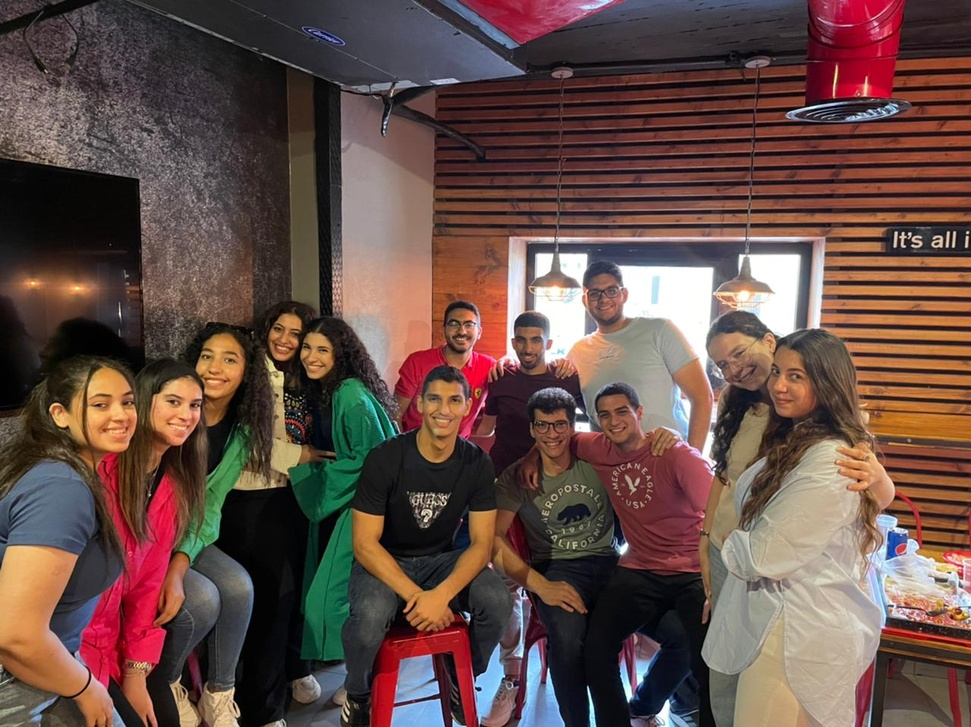
#> input picture EX_photo/photo2.jpg, 971 x 727 px, shrunk from 1280 x 958 before the run, found by its file name
$ python face_det.py
#> lines starting #> are read from the running program, lines starting #| are printed output that depends on the picture; after the words box and inside, x2 and y2 are one past the last pixel; in counts of white or black regions, pixels touching at a corner belong together
import cv2

# Load the pre-trained Haar Cascade face classifier
face_cascade = cv2.CascadeClassifier(cv2.data.haarcascades + 'haarcascade_frontalface_default.xml')

# Load an image from file or capture from a webcam
img = cv2.imread('EX_photo\photo2.jpg')
#> img is the input picture: shape (727, 971, 3); mean B, G, R 71.1, 77.4, 101.8

# Check if the image is loaded successfully
if img is None:
    print("Error: Could not load the image.")
    exit()

# Convert the image to grayscale
gray = cv2.cvtColor(img, cv2.COLOR_BGR2GRAY)
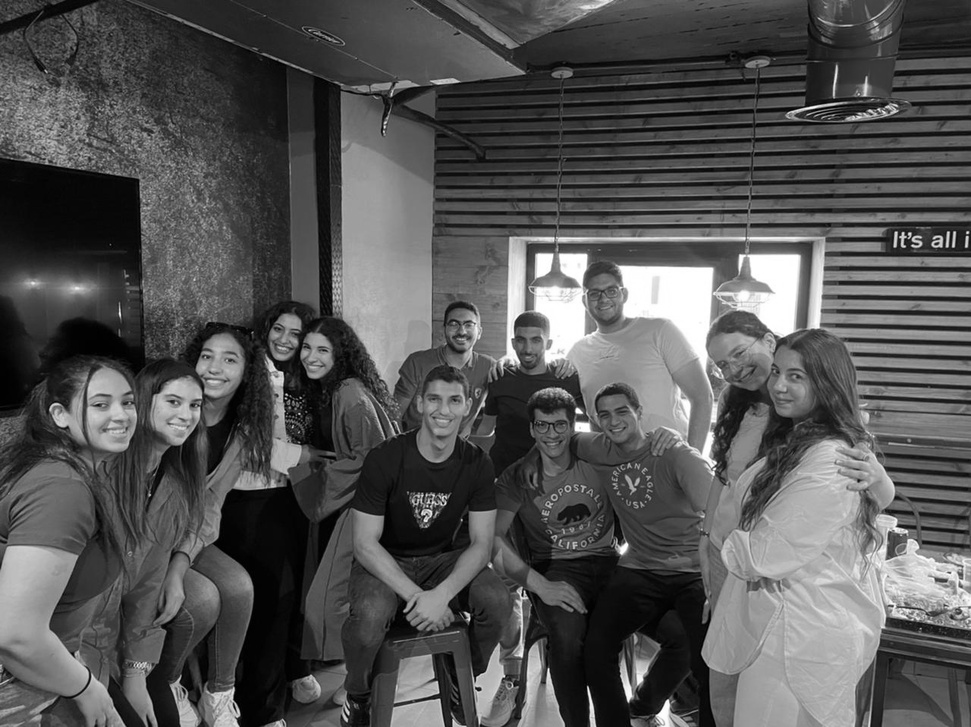
#> gray: shape (727, 971); min 0, max 255, mean 84

# Perform face detection
faces = face_cascade.detectMultiScale(gray, scaleFactor=1.3, minNeighbors=5, minSize=(30, 30))
#> faces = [[441, 307, 43, 43], [512, 327, 34, 34], [291, 330, 49, 49], [588, 394, 51, 51], [527, 405, 51, 51], [190, 336, 59, 59], [415, 377, 58, 58], [152, 381, 59, 59], [76, 372, 77, 77]]

# Check if any faces are detected
if len(faces) == 0:
    print("No faces detected.")
    exit()

# Draw rectangles around the detected faces
for (x, y, w, h) in faces:
    cv2.rectangle(img, (x, y), (x+w, y+h), (255, 0, 0), 2)
#> this loop made 9 passes
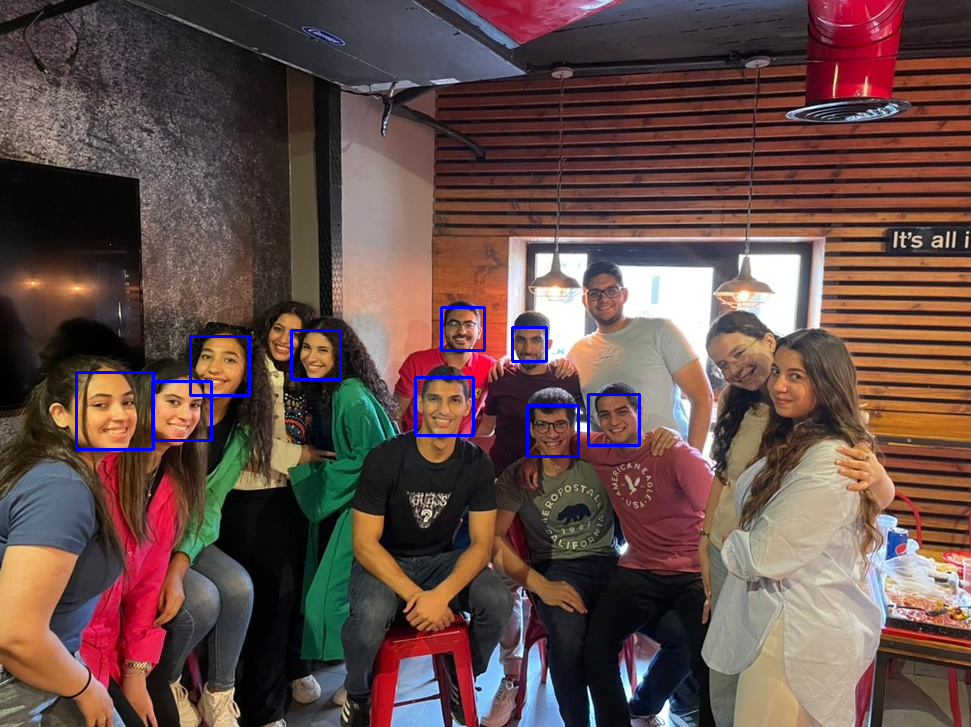
#> img: shape (727, 971, 3); 0.79% of pixels changed, all inside (x1, y1, x2, y2) = (75, 306, 641, 458)

# Display the result
cv2.imshow('Face Detection', img)
cv2.waitKey(0)
cv2.destroyAllWindows()

$ run again, with EX_photo/2.jpg copied over EX_photo/photo2.jpg
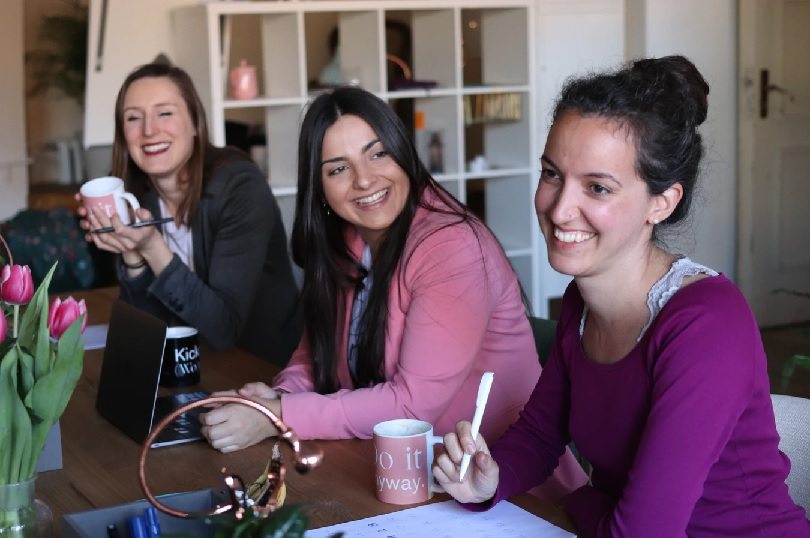
#> input picture EX_photo/2.jpg, 810 x 538 px, found by its file name
#> img is the input picture: shape (538, 810, 3); mean B, G, R 97.1, 85.8, 105.2
#> `gray = cv2.cvtColor(img, cv2.COLOR_BGR2GRAY)`:
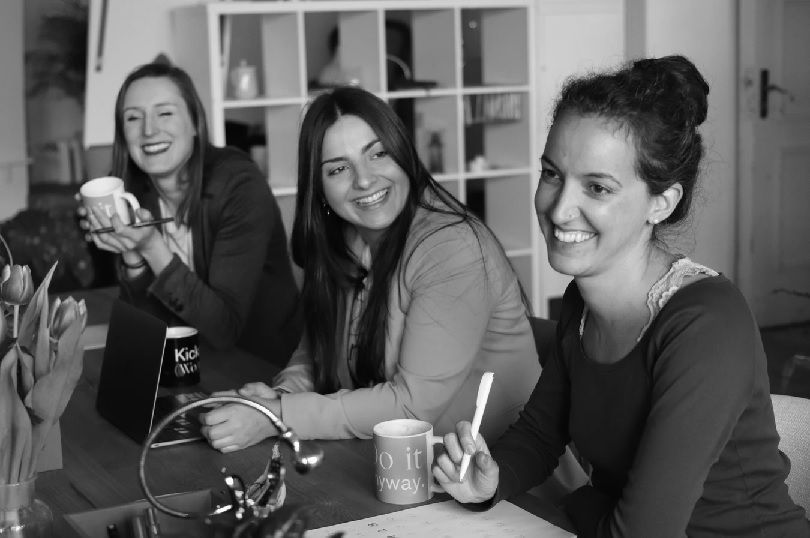
#> gray: shape (538, 810); min 0, max 255, mean 92.9
#> faces = [[113, 82, 83, 83], [308, 123, 103, 103], [524, 112, 175, 175]]
#> the loop `for (x, y, w, h) in faces:` made 3 passes
#> after the loop `for (x, y, w, h) in faces:`:
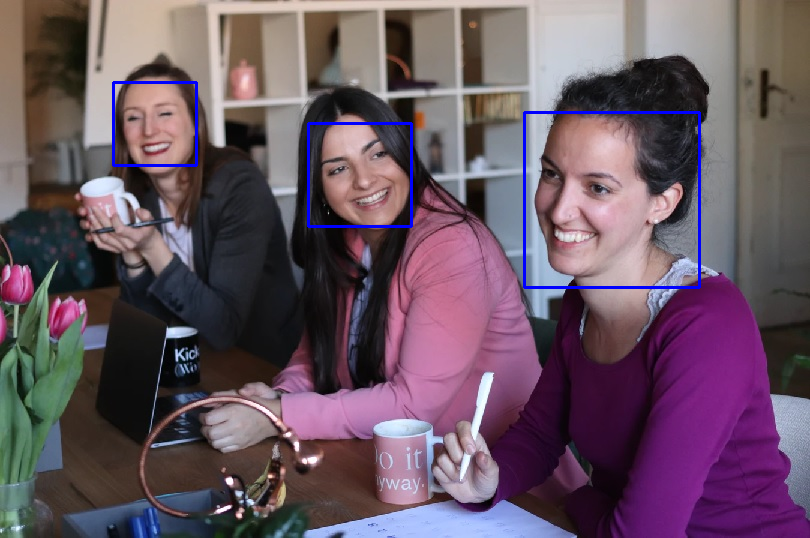
#> img: shape (538, 810, 3); 0.99% of pixels changed, all inside (x1, y1, x2, y2) = (112, 81, 701, 289)

$ run again, with EX_photo/4.jpg copied over EX_photo/photo2.jpg
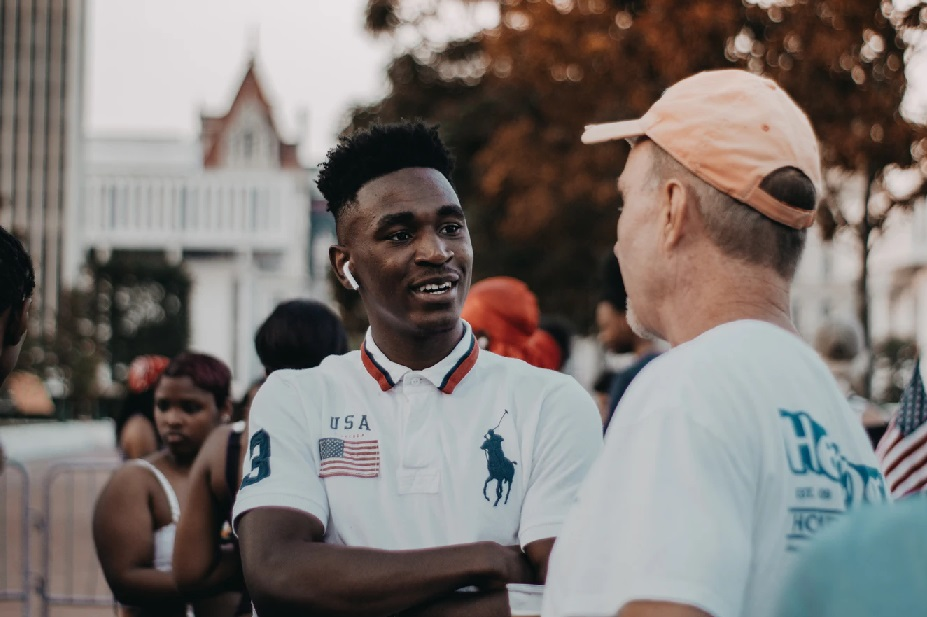
#> input picture EX_photo/4.jpg, 927 x 617 px, found by its file name
#> img is the input picture: shape (617, 927, 3); mean B, G, R 114.5, 118.1, 125
#> `gray = cv2.cvtColor(img, cv2.COLOR_BGR2GRAY)`:
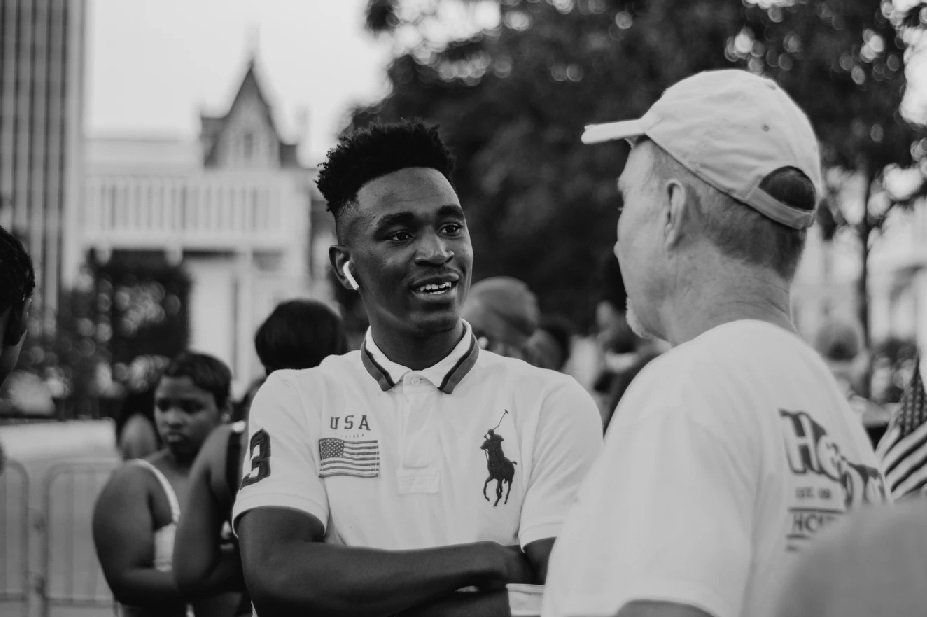
#> gray: shape (617, 927); min 0, max 231, mean 119.7
#> faces = [[339, 164, 166, 166]]
#> the loop `for (x, y, w, h) in faces:` made 1 pass
#> after the loop `for (x, y, w, h) in faces:`:
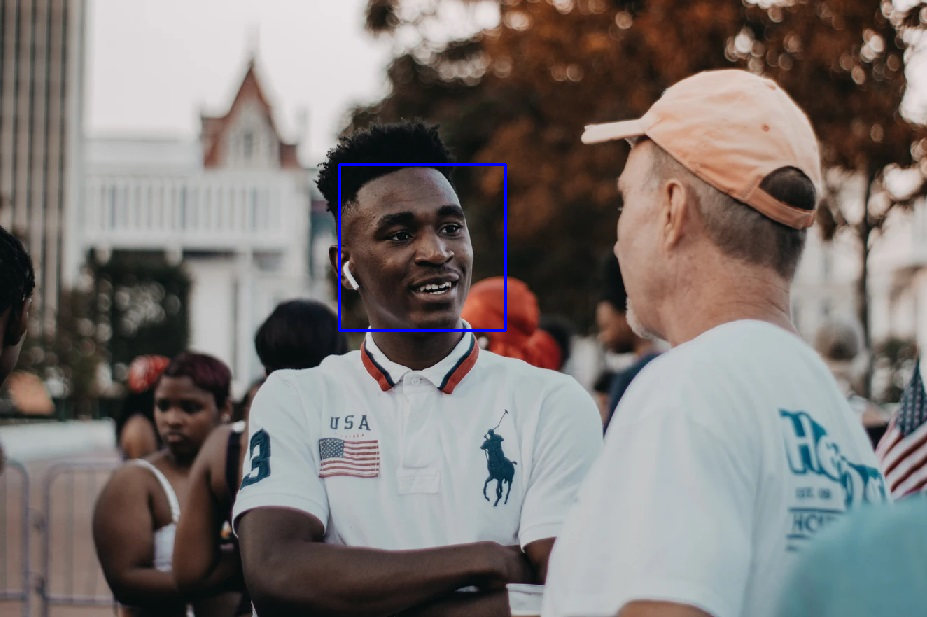
#> img: shape (617, 927, 3); 0.35% of pixels changed, all inside (x1, y1, x2, y2) = (338, 163, 507, 332)

$ run again, with EX_photo/angry_face.jpg copied over EX_photo/photo2.jpg
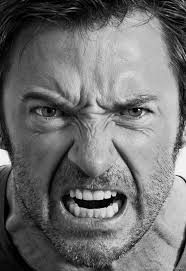
#> input picture EX_photo/angry_face.jpg, 186 x 271 px, found by its file name
#> img is the input picture: shape (271, 186, 3); min 0, max 255, mean 111.1
#> faces = [[20, 58, 151, 151]]
#> the loop `for (x, y, w, h) in faces:` made 1 pass
#> after the loop `for (x, y, w, h) in faces:`:
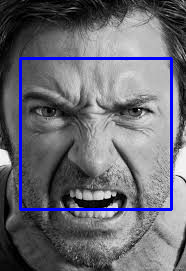
#> img: shape (271, 186, 3); 3.59% of pixels changed, all inside (x1, y1, x2, y2) = (19, 57, 173, 211)
